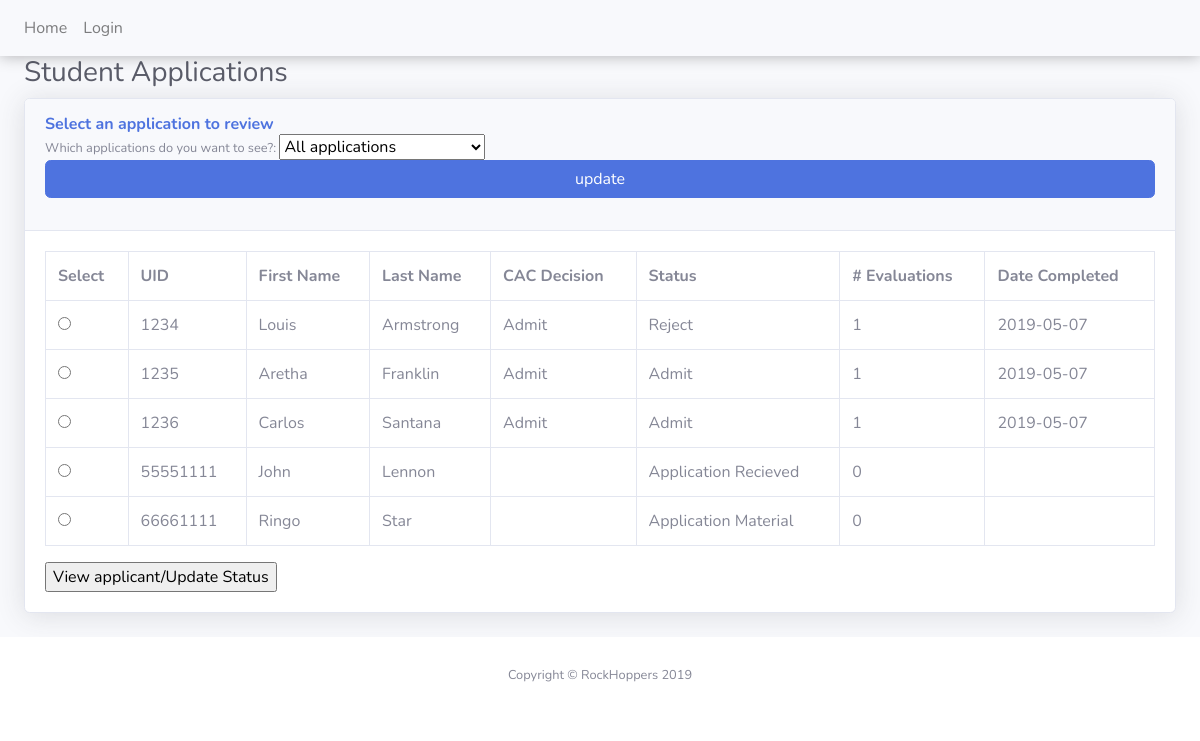
The page /part1_projects/RockHoppers/public_html/displayAppStatus.php on the database as committed earlier.
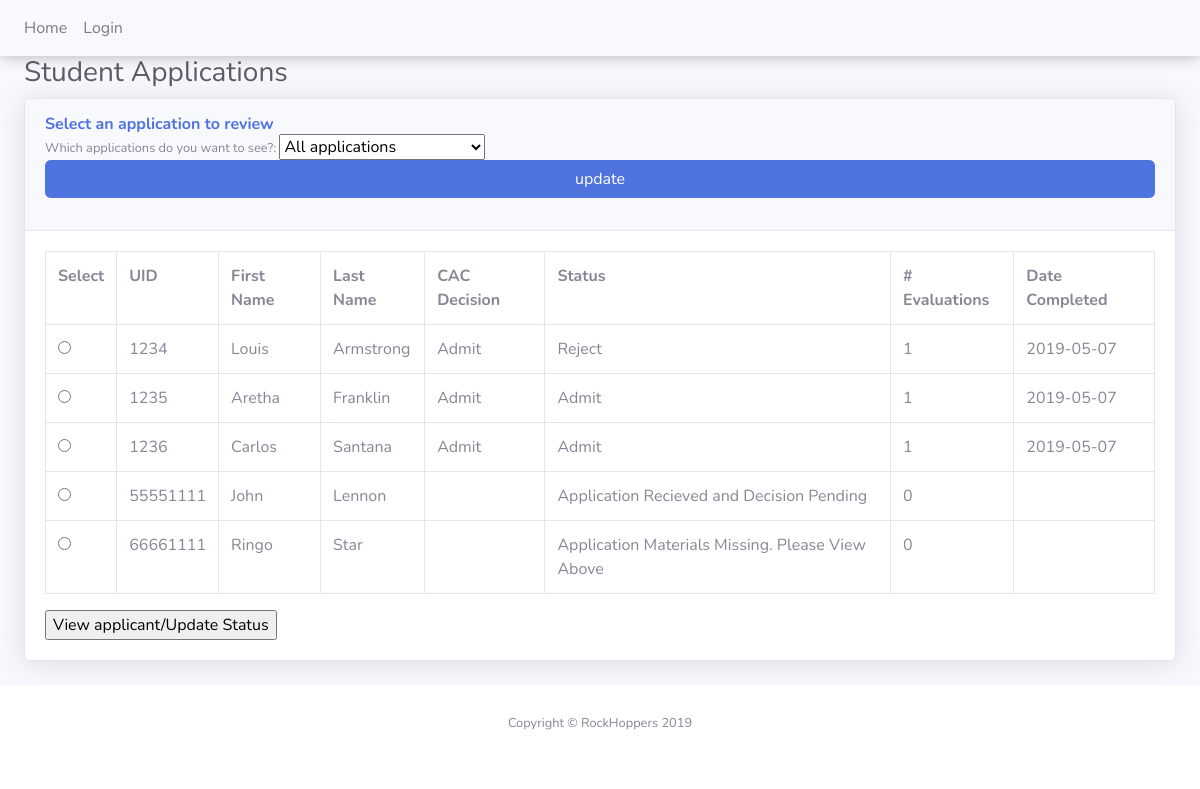
The same page on the database as committed later.
### tables this page shows
CREATE TABLE applicant(
    uid int(8) not null AUTO_INCREMENT,
    ssn varchar(11),
    uname varchar(20) not null,
    fname varchar(20) not null,
    lname varchar(20) not null,
    street varchar(50),
    city varchar(20),
    state varchar(10), 
    email varchar(50),
    phone varchar(20),
    zip varchar(10),
    complete boolean not null,
    primary key(uid)
);

CREATE TABLE application_status(
    uid int(8) not null,
    ready_for_evaluation varchar(3) not null,
    admission_status varchar(70) not null,
    decision varchar(20),
    date_completed date,
    avg_rank float(3,2),
    num_evaluations int,
    primary key(uid)
);

### part1_projects/RockHoppers/public_html/displayAppStatus.php (the view, shortened to what this page needs)
<?php
include('connect.php');
?>
<!DOCTYPE html>
<html lang="en">
<head>
  <link href="apps/vendor/fontawesome-free/css/all.min.css" rel="stylesheet" type="text/css">
  <link href="apps/css/sb-admin-2.min.css" rel="stylesheet">
</head>
<body id="page-top">
  <div id="wrapper">
    <div id="content-wrapper" class="d-flex flex-column">
    	<?php include('../../FlatEarthSociety/public_html/navbar.php');?>
      <?php
      if(isset($_POST['Update'])){
      	if($_POST['displayApps']=='complete'){
      		$query = "SELECT a.uid, a.fname, a.lname, s.decision, s.admission_status, s.date_completed, s.num_evaluations FROM applicant as a, application_status as s WHERE a.uid=s.uid AND s.admission_status='complete'";
      	}else if($_POST['displayApps']=='ready'){
      		$query = "SELECT a.uid, a.fname, a.lname, s.decision, s.admission_status, s.date_completed, s.num_evaluations FROM applicant as a, application_status as s WHERE a.uid=s.uid AND s.decision IS NOT NULL AND s.admission_status='complete'";
      	}else{
      		$query = "SELECT a.uid, a.fname, a.lname, s.decision, s.admission_status, s.date_completed, s.num_evaluations FROM applicant as a, application_status as s WHERE a.uid=s.uid";
      	}
      }else{
      	$query = "SELECT a.uid, a.fname, a.lname, s.decision, s.admission_status, s.date_completed, s.num_evaluations FROM applicant as a, application_status as s WHERE a.uid=s.uid";
      }
      $result = mysqli_query($conn,$query);
      if(mysqli_num_rows($result) >= 0){
?>
        <div class="container-fluid">
          <h1 class="h3 mb-2 text-gray-800">Student Applications</h1>
          <div class="card shadow mb-4">
            <div class="card-header py-3">
              <h6 class="m-0 font-weight-bold text-primary">Select an application to review</h6>
              <form method="post" action="displayAppStatus.php">
              	<div class="form-group">
                      <a class="small">Which applications do you want to see?: </a>
                      <select name="displayApps">
                        <option value="all">All applications</option>
                      </select>
                      <span class="error"> <?php echo $roleErr;?></span><br>
              	<input class="btn btn-primary btn-user btn-block" type="submit" value="update" name="Update" />
              	</div>
              	</form>
            </div>
            <div class="card-body">
              <div class="table-responsive">
                <form method="post" action="statusUpdate.php">
                <table class="table table-bordered" id="dataTable" width="100%" cellspacing="0">
                  <tr>
                    <th>Select</th>
                    <th>UID</th>
                    <th>First Name</th>
                    <th>Last Name</th>
                    <th>CAC Decision</th>
                    <th>Status</th>
                    <th># Evaluations</th>
                    <th>Date Completed</th>
                </tr>
                <?php
        while($row = mysqli_fetch_assoc($result))
        {
          ?>
          <tr>
                    <td><input type="radio" name="student" value=<?php echo $row['uid']; ?> required></td>
                    <td> <?php echo $row['uid']; ?></td>
                    <td> <?php echo $row['fname'];  ?></td>
                    <td> <?php echo $row['lname']; ?></td>
                    <td> <?php echo $row['decision']; ?></td>
                    <td> <?php echo $row['admission_status']; ?></td>
                    <td> <?php echo $row['num_evaluations']; ?></td>
                    <td> <?php echo $row['date_completed']; ?></td>
          </tr>
          <?php
        }
        ?>
                </table>
                <input type="submit" name="view" value="View applicant/Update Status" align="right">
</form>
              </div>
            </div>
          </div>
        </div>
              <?php } ?>
      </div>
  </div>
      <footer class="sticky-footer bg-white">
        <div class="container my-auto">
          <div class="copyright text-center my-auto">
            <span>Copyright &copy; RockHoppers 2019</span>
          </div>
        </div>
      </footer>
</body>
</html>

### part1_projects/FlatEarthSociety/public_html/navbar.php (shortened to what this page needs)
<nav class="navbar navbar-expand-lg navbar-light bg-light" style="box-shadow: 0 0 15px rgba(0, 0, 0, 0.3)">
  <div class="collapse navbar-collapse" id="navbarNav">
    <ul class="navbar-nav">
      <li class="nav-item">
        <a class="nav-link" href="/~sp19DBp2-Team_Name/Team_Name/part1_projects/FlatEarthSociety/public_html/dashboard.php">Home</a>
      </li>
        <?php
        if (empty($_SESSION["uid"])) {
            echo ("<li class=\"nav-item\"><a class=\"nav-link\" href=\"/~sp19DBp2-Team_Name/Team_Name/part1_projects/FlatEarthSociety/public_html/login.php\">Login</a></li>");
        }
        ?>
    </ul>
  </div>
</nav>

Rows that differ between the two databases and show on the page:
changed through a linked row, applicant "John": application_status.admission_status "Application Recieved" → "Application Recieved and Decision Pending"
changed through a linked row, applicant "Ringo": application_status.admission_status "Application Material" → "Application Materials Missing. Please View Above"
